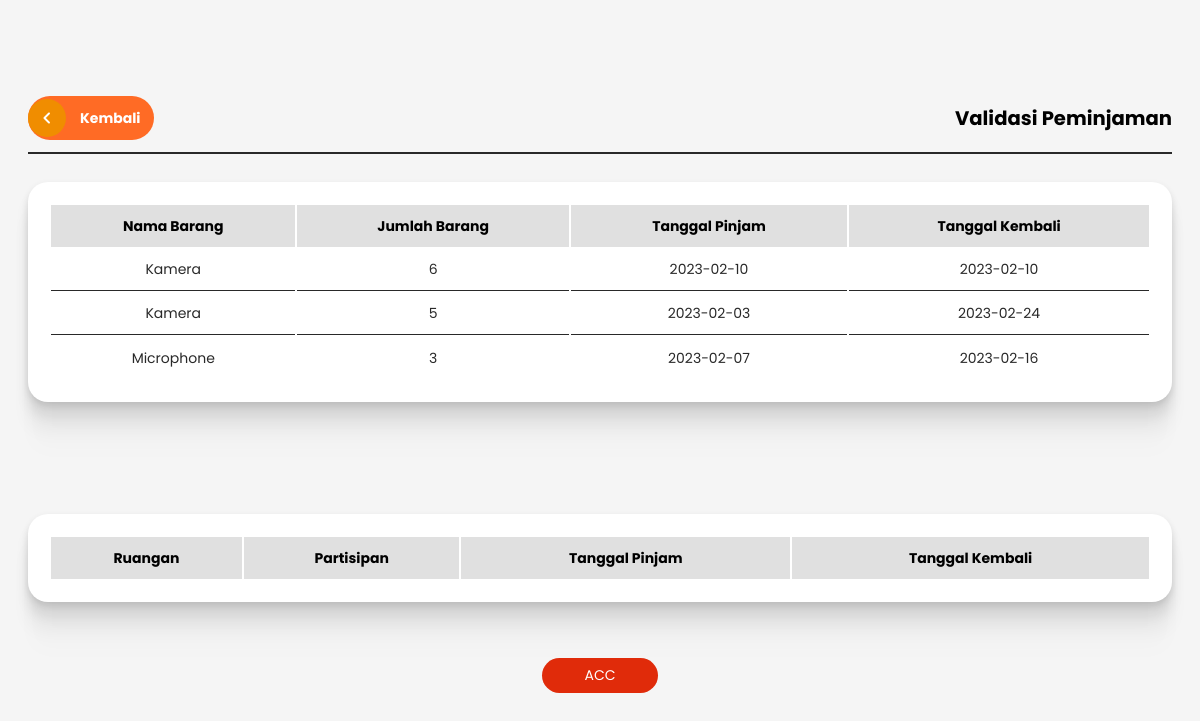
The page /pages/admin/file-request-admin.php?id=1 (signed in) on the database its author committed.
### tables this page shows
CREATE TABLE `pjbarang` (
  `id_pinjamB` int(11) NOT NULL,
  `tgl_pinjam` date NOT NULL,
  `tgl_kembali` date NOT NULL,
  `banyak_barang` int(40) NOT NULL,
  `kebutuhan` varchar(40) NOT NULL,
  `status` enum('diproses','acc','selesai') NOT NULL DEFAULT 'diproses',
  `id_user` int(11) NOT NULL,
  `id_barang` int(11) NOT NULL
);

CREATE TABLE `barang` (
  `id_barang` int(11) NOT NULL,
  `nama_barang` varchar(40) NOT NULL,
  `stok` int(40) NOT NULL
);

### pages/admin/file-request-admin.php (the view, shortened to what this page needs)
<?php
require('../../connections/connection.php');
if (isset($_GET['id'])) {
  $id = $_GET['id'];
  $q = mysqli_query($conn, "SELECT
                  barang.nama_barang, pjbarang.tgl_pinjam, pjbarang.tgl_kembali, pjbarang.banyak_barang, pjbarang.kebutuhan, pjbarang.status
                  FROM pjbarang JOIN barang ON pjbarang.id_barang = barang.id_barang WHERE id_user = $id");
}
?>
<!DOCTYPE html>
<html lang="en">
  <head>
    <link rel="stylesheet" href="../../assets/dist/css/admin/file-v-admin.css" />
  </head>
  <body>
    <div class="container">
      <main>
        <div class="row-1">
          <div class="room-order">
            <div class="header-room">
              <a href="request-admin.php">
              <span class="material-icons-round"> chevron_left </span>Kembali</a >
              <h2>Validasi Peminjaman</h2>
            </div>
            <table>
              <thead>
                <tr>
                  <th>Nama Barang</th>
                  <th>Jumlah Barang</th>
                  <th>Tanggal Pinjam</th>
                  <th>Tanggal Kembali</th>
                </tr>
              </thead>
              <tbody>
              <?php
                mysqli_data_seek($q, 0);
                while($data=mysqli_fetch_assoc($q)){
                  echo "
                    <tr>
                      <td>$data[nama_barang]</td>
                      <td>$data[banyak_barang]</td>
                      <td>$data[tgl_pinjam]</td>
                      <td>$data[tgl_kembali]</td>
                    </tr>
                    ";
                }
                ?>
              </tbody>
            </table>
          </div>
        </div>
        <div class="row-1">
          <div class="room-order">
            <table>
              <thead>
                <tr>
                  <th>Ruangan</th>
                  <th>Partisipan</th>
                  <th>Tanggal Pinjam</th>
                  <th>Tanggal Kembali</th>
                </tr>
              </thead>
            </table>
          </div>
        </div>
        <div class="row-1 acc">
          <?php
          if (isset($_GET['id'])) {
          $id = $_GET['id'];
            echo "<a href=../../controllers/acc.php?id=$id class=siap > ACC </a>";
          }
          ?>
        </div>
      </main>
    </div>
  </body>
</html>

### rows shown on the page
pjbarang: id_barang.nama_barang "Kamera", banyak_barang "6", tgl_pinjam "2023-02-10", tgl_kembali "2023-02-10"
pjbarang: id_barang.nama_barang "Kamera", banyak_barang "5", tgl_pinjam "2023-02-03", tgl_kembali "2023-02-24"
pjbarang: id_barang.nama_barang "Microphone", banyak_barang "3", tgl_pinjam "2023-02-07", tgl_kembali "2023-02-16"
